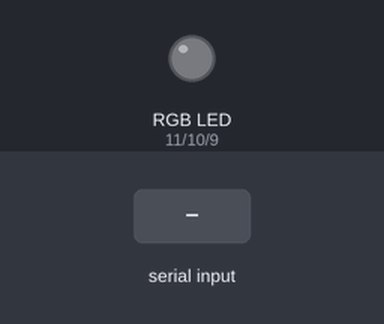
A sketch run on a simulated Arduino Uno, built with avr-gcc and run on an emulated ATmega328P. On the bench: an RGB LED mixed from three pins (HIGH = lit). The test bench sets the inputs (shaded band). Dim RGB values are drawn brighter than linear.

Above: at 1.2 s.
1.3 s: "90,45\n" received over Serial
4.3 s: "30,150,10\n" received over Serial
At 4.3 s:
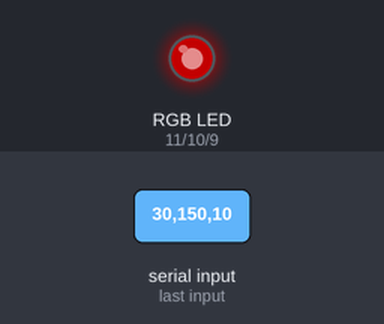
At 7.8 s:
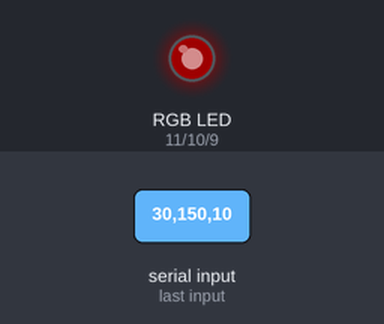
Timing chart, 0 to 9.3 s (numbered marks = the images above; inputs shaded):
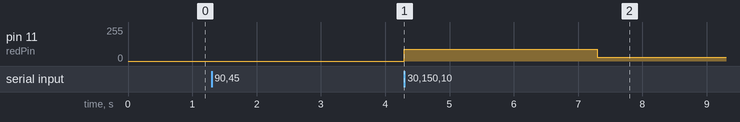

Measured:
- after the input at 1.3 s, pin 11 (redPin): 0/255 → 90/255 after 3.0 s
- after the input at 4.3 s, pin 11 (redPin): 90/255 → 30/255 after 3.0 s

The sketch:

led.ino
```cpp
int redPin = 11;
int greenPin = 10;
int bluePin = 9;
int redVal = 255;
int greenVal = 255;
int blueVal = 255;
String cmd;

void setup() {
  // put your setup code here, to run once:
  Serial.begin(115200);
  pinMode(redPin, OUTPUT);
  pinMode(greenPin, OUTPUT);
  pinMode(bluePin, OUTPUT);
}

void loop() {
  // put your main code here, to run repeatedly:
  while(Serial.available()==0){

  }
  redVal = Serial.readStringUntil(":").toInt();
  greenVal = Serial.readStringUntil(":").toInt();
  blueVal = Serial.readStringUntil("\r").toInt();

  analogWrite(redPin, redVal);
  analogWrite(greenPin, greenVal);
  analogWrite(bluePin, blueVal);
}
```
